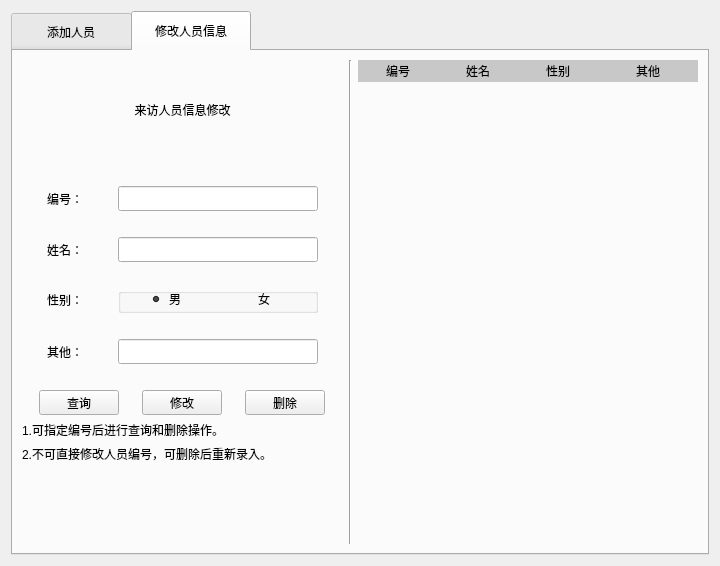
<?xml version="1.0" encoding="UTF-8"?>
<ui version="4.0">
 <class>visitor_mod</class>
 <widget class="QWidget" name="visitor_mod">
  <property name="geometry">
   <rect>
    <x>0</x>
    <y>0</y>
    <width>720</width>
    <height>566</height>
   </rect>
  </property>
  <property name="windowTitle">
   <string>来访系统</string>
  </property>
  <layout class="QGridLayout" name="gridLayout">
   <item row="0" column="0">
    <widget class="QTabWidget" name="edit_visitor">
     <property name="enabled">
      <bool>true</bool>
     </property>
     <property name="minimumSize">
      <size>
       <width>80</width>
       <height>30</height>
      </size>
     </property>
     <property name="mouseTracking">
      <bool>false</bool>
     </property>
     <property name="styleSheet">
      <string notr="true">QWidget::tab{height:40px;width:120px;}</string>
     </property>
     <property name="currentIndex">
      <number>1</number>
     </property>
     <property name="iconSize">
      <size>
       <width>16</width>
       <height>16</height>
      </size>
     </property>
     <widget class="QWidget" name="insert">
      <property name="enabled">
       <bool>true</bool>
      </property>
      <property name="whatsThis">
       <string/>
      </property>
      <attribute name="title">
       <string>添加人员</string>
      </attribute>
      <attribute name="whatsThis">
       <string>1111111111</string>
      </attribute>
      <layout class="QGridLayout" name="gridLayout_2">
       <item row="0" column="0">
        <layout class="QHBoxLayout" name="horizontalLayout_8">
         <item>
          <layout class="QVBoxLayout" name="verticalLayout_2">
           <item>
            <widget class="QLabel" name="label_8">
             <property name="minimumSize">
              <size>
               <width>340</width>
               <height>100</height>
              </size>
             </property>
             <property name="styleSheet">
              <string notr="true">background-color:rgba(0,0,0,0);border-color:rgba(0,0,0,255);color: rgba(0, 0, 0,254);border-style:none;border-width:0px;border-radius:8px;font:25px &quot;方正小标宋简体&quot;;font-style:normal;font-weight: lighter;text-decoration:blink;</string>
             </property>
             <property name="text">
              <string>&lt;html&gt;&lt;head/&gt;&lt;body&gt;&lt;p align=&quot;center&quot;&gt;来访人员信息录入&lt;/p&gt;&lt;/body&gt;&lt;/html&gt;</string>
             </property>
            </widget>
           </item>
           <item>
            <spacer name="verticalSpacer_4">
             <property name="orientation">
              <enum>Qt::Vertical</enum>
             </property>
             <property name="sizeType">
              <enum>QSizePolicy::Fixed</enum>
             </property>
             <property name="sizeHint" stdset="0">
              <size>
               <width>20</width>
               <height>20</height>
              </size>
             </property>
            </spacer>
           </item>
           <item>
            <layout class="QVBoxLayout" name="verticalLayout">
             <item>
              <layout class="QHBoxLayout" name="horizontalLayout_2">
               <item>
                <widget class="QLabel" name="num1">
                 <property name="minimumSize">
                  <size>
                   <width>40</width>
                   <height>25</height>
                  </size>
                 </property>
                 <property name="maximumSize">
                  <size>
                   <width>40</width>
                   <height>25</height>
                  </size>
                 </property>
                 <property name="text">
                  <string>编号：</string>
                 </property>
                </widget>
               </item>
               <item>
                <widget class="QLineEdit" name="num">
                 <property name="minimumSize">
                  <size>
                   <width>200</width>
                   <height>25</height>
                  </size>
                 </property>
                 <property name="maximumSize">
                  <size>
                   <width>200</width>
                   <height>25</height>
                  </size>
                 </property>
                </widget>
               </item>
              </layout>
             </item>
             <item>
              <spacer name="verticalSpacer">
               <property name="orientation">
                <enum>Qt::Vertical</enum>
               </property>
               <property name="sizeHint" stdset="0">
                <size>
                 <width>20</width>
                 <height>20</height>
                </size>
               </property>
              </spacer>
             </item>
             <item>
              <layout class="QHBoxLayout" name="horizontalLayout_3">
               <item>
                <widget class="QLabel" name="name1">
                 <property name="minimumSize">
                  <size>
                   <width>40</width>
                   <height>25</height>
                  </size>
                 </property>
                 <property name="maximumSize">
                  <size>
                   <width>40</width>
                   <height>25</height>
                  </size>
                 </property>
                 <property name="text">
                  <string>姓名：</string>
                 </property>
                </widget>
               </item>
               <item>
                <widget class="QLineEdit" name="name">
                 <property name="minimumSize">
                  <size>
                   <width>200</width>
                   <height>25</height>
                  </size>
                 </property>
                 <property name="maximumSize">
                  <size>
                   <width>200</width>
                   <height>25</height>
                  </size>
                 </property>
                </widget>
               </item>
              </layout>
             </item>
             <item>
              <spacer name="verticalSpacer_2">
               <property name="orientation">
                <enum>Qt::Vertical</enum>
               </property>
               <property name="sizeHint" stdset="0">
                <size>
                 <width>20</width>
                 <height>20</height>
                </size>
               </property>
              </spacer>
             </item>
             <item>
              <layout class="QHBoxLayout" name="horizontalLayout_4">
               <item>
                <widget class="QLabel" name="sex1">
                 <property name="minimumSize">
                  <size>
                   <width>40</width>
                   <height>25</height>
                  </size>
                 </property>
                 <property name="maximumSize">
                  <size>
                   <width>40</width>
                   <height>25</height>
                  </size>
                 </property>
                 <property name="text">
                  <string>性别：</string>
                 </property>
                </widget>
               </item>
               <item>
                <layout class="QHBoxLayout" name="horizontalLayout_32">
                 <item>
                  <widget class="QGroupBox" name="groupBox_2">
                   <property name="minimumSize">
                    <size>
                     <width>200</width>
                     <height>25</height>
                    </size>
                   </property>
                   <property name="maximumSize">
                    <size>
                     <width>200</width>
                     <height>25</height>
                    </size>
                   </property>
                   <property name="title">
                    <string/>
                   </property>
                   <widget class="QRadioButton" name="sex_man">
                    <property name="geometry">
                     <rect>
                      <x>32</x>
                      <y>4</y>
                      <width>100</width>
                      <height>18</height>
                     </rect>
                    </property>
                    <property name="minimumSize">
                     <size>
                      <width>100</width>
                      <height>0</height>
                     </size>
                    </property>
                    <property name="maximumSize">
                     <size>
                      <width>100</width>
                      <height>16777215</height>
                     </size>
                    </property>
                    <property name="styleSheet">
                     <string notr="true">background-color:rgba(0,0,0,0);border-color:rgba(0,0,0,255);color: rgba(0, 0, 0,254);border-style:none;border-width:0px;border-radius:8px;font:18px &quot;宋体&quot;;font-style:normal;font-weight: lighter;text-decoration:blink;</string>
                    </property>
                    <property name="text">
                     <string>男</string>
                    </property>
                    <property name="checked">
                     <bool>true</bool>
                    </property>
                   </widget>
                   <widget class="QRadioButton" name="sex_wo">
                    <property name="geometry">
                     <rect>
                      <x>122</x>
                      <y>4</y>
                      <width>100</width>
                      <height>18</height>
                     </rect>
                    </property>
                    <property name="minimumSize">
                     <size>
                      <width>100</width>
                      <height>0</height>
                     </size>
                    </property>
                    <property name="maximumSize">
                     <size>
                      <width>100</width>
                      <height>16777215</height>
                     </size>
                    </property>
                    <property name="styleSheet">
                     <string notr="true">background-color:rgba(0,0,0,0);border-color:rgba(0,0,0,255);color: rgba(0, 0, 0,254);border-style:none;border-width:0px;border-radius:8px;font:18px &quot;宋体&quot;;font-style:normal;font-weight: lighter;text-decoration:blink;</string>
                    </property>
                    <property name="text">
                     <string>女</string>
                    </property>
                   </widget>
                  </widget>
                 </item>
                </layout>
               </item>
              </layout>
             </item>
             <item>
              <spacer name="verticalSpacer_3">
               <property name="orientation">
                <enum>Qt::Vertical</enum>
               </property>
               <property name="sizeHint" stdset="0">
                <size>
                 <width>20</width>
                 <height>20</height>
                </size>
               </property>
              </spacer>
             </item>
             <item>
              <layout class="QHBoxLayout" name="horizontalLayout_5">
               <item>
                <widget class="QLabel" name="other1">
                 <property name="minimumSize">
                  <size>
                   <width>40</width>
                   <height>25</height>
                  </size>
                 </property>
                 <property name="maximumSize">
                  <size>
                   <width>40</width>
                   <height>25</height>
                  </size>
                 </property>
                 <property name="text">
                  <string>其他：</string>
                 </property>
                </widget>
               </item>
               <item>
                <widget class="QLineEdit" name="other">
                 <property name="minimumSize">
                  <size>
                   <width>200</width>
                   <height>25</height>
                  </size>
                 </property>
                 <property name="maximumSize">
                  <size>
                   <width>200</width>
                   <height>25</height>
                  </size>
                 </property>
                </widget>
               </item>
              </layout>
             </item>
            </layout>
           </item>
           <item>
            <spacer name="verticalSpacer_5">
             <property name="orientation">
              <enum>Qt::Vertical</enum>
             </property>
             <property name="sizeType">
              <enum>QSizePolicy::Fixed</enum>
             </property>
             <property name="sizeHint" stdset="0">
              <size>
               <width>20</width>
               <height>20</height>
              </size>
             </property>
            </spacer>
           </item>
           <item>
            <layout class="QHBoxLayout" name="horizontalLayout_6">
             <item>
              <widget class="QPushButton" name="cancel">
               <property name="minimumSize">
                <size>
                 <width>80</width>
                 <height>25</height>
                </size>
               </property>
               <property name="maximumSize">
                <size>
                 <width>80</width>
                 <height>25</height>
                </size>
               </property>
               <property name="text">
                <string>清空</string>
               </property>
              </widget>
             </item>
             <item>
              <widget class="QPushButton" name="commit">
               <property name="minimumSize">
                <size>
                 <width>80</width>
                 <height>25</height>
                </size>
               </property>
               <property name="maximumSize">
                <size>
                 <width>80</width>
                 <height>25</height>
                </size>
               </property>
               <property name="text">
                <string>提交</string>
               </property>
              </widget>
             </item>
            </layout>
           </item>
           <item>
            <spacer name="verticalSpacer_6">
             <property name="orientation">
              <enum>Qt::Vertical</enum>
             </property>
             <property name="sizeHint" stdset="0">
              <size>
               <width>20</width>
               <height>20</height>
              </size>
             </property>
            </spacer>
           </item>
          </layout>
         </item>
         <item>
          <widget class="Line" name="line">
           <property name="orientation">
            <enum>Qt::Vertical</enum>
           </property>
          </widget>
         </item>
         <item>
          <layout class="QVBoxLayout" name="verticalLayout_3">
           <item>
            <widget class="QLabel" name="label">
             <property name="minimumSize">
              <size>
               <width>330</width>
               <height>400</height>
              </size>
             </property>
             <property name="styleSheet">
              <string notr="true">background-color:rgba(0,0,0,91);</string>
             </property>
             <property name="text">
              <string/>
             </property>
            </widget>
           </item>
           <item>
            <layout class="QHBoxLayout" name="horizontalLayout_7">
             <item>
              <widget class="QPushButton" name="start">
               <property name="minimumSize">
                <size>
                 <width>80</width>
                 <height>25</height>
                </size>
               </property>
               <property name="maximumSize">
                <size>
                 <width>80</width>
                 <height>25</height>
                </size>
               </property>
               <property name="text">
                <string>打开相机</string>
               </property>
              </widget>
             </item>
             <item>
              <widget class="QPushButton" name="start_2">
               <property name="minimumSize">
                <size>
                 <width>80</width>
                 <height>25</height>
                </size>
               </property>
               <property name="maximumSize">
                <size>
                 <width>80</width>
                 <height>25</height>
                </size>
               </property>
               <property name="text">
                <string>拍照</string>
               </property>
              </widget>
             </item>
             <item>
              <widget class="QPushButton" name="start_3">
               <property name="minimumSize">
                <size>
                 <width>80</width>
                 <height>25</height>
                </size>
               </property>
               <property name="maximumSize">
                <size>
                 <width>80</width>
                 <height>25</height>
                </size>
               </property>
               <property name="text">
                <string>提交</string>
               </property>
              </widget>
             </item>
            </layout>
           </item>
           <item>
            <widget class="QLabel" name="label_2">
             <property name="minimumSize">
              <size>
               <width>300</width>
               <height>25</height>
              </size>
             </property>
             <property name="maximumSize">
              <size>
               <width>16777215</width>
               <height>25</height>
              </size>
             </property>
             <property name="text">
              <string>打开相机后开始采集，连续拍摄20张照片，提示采集完成即可。</string>
             </property>
            </widget>
           </item>
          </layout>
         </item>
        </layout>
       </item>
      </layout>
     </widget>
     <widget class="QWidget" name="update">
      <attribute name="title">
       <string>修改人员信息</string>
      </attribute>
      <layout class="QGridLayout" name="gridLayout_3">
       <item row="0" column="0">
        <layout class="QHBoxLayout" name="horizontalLayout_15">
         <item>
          <layout class="QVBoxLayout" name="verticalLayout_4">
           <item>
            <widget class="QLabel" name="label_10">
             <property name="minimumSize">
              <size>
               <width>250</width>
               <height>100</height>
              </size>
             </property>
             <property name="styleSheet">
              <string notr="true">background-color:rgba(0,0,0,0);border-color:rgba(0,0,0,255);color: rgba(0, 0, 0,254);border-style:none;border-width:0px;border-radius:8px;font:25px &quot;方正小标宋简体&quot;;font-style:normal;font-weight: lighter;text-decoration:blink;</string>
             </property>
             <property name="text">
              <string>&lt;html&gt;&lt;head/&gt;&lt;body&gt;&lt;p align=&quot;center&quot;&gt;来访人员信息修改&lt;/p&gt;&lt;/body&gt;&lt;/html&gt;</string>
             </property>
            </widget>
           </item>
           <item>
            <layout class="QHBoxLayout" name="horizontalLayout_65"/>
           </item>
           <item>
            <spacer name="verticalSpacer_7">
             <property name="orientation">
              <enum>Qt::Vertical</enum>
             </property>
             <property name="sizeType">
              <enum>QSizePolicy::Fixed</enum>
             </property>
             <property name="sizeHint" stdset="0">
              <size>
               <width>20</width>
               <height>20</height>
              </size>
             </property>
            </spacer>
           </item>
           <item>
            <layout class="QVBoxLayout" name="verticalLayout_5">
             <item>
              <layout class="QHBoxLayout" name="horizontalLayout_10">
               <item>
                <widget class="QLabel" name="num1_2">
                 <property name="minimumSize">
                  <size>
                   <width>40</width>
                   <height>25</height>
                  </size>
                 </property>
                 <property name="maximumSize">
                  <size>
                   <width>40</width>
                   <height>25</height>
                  </size>
                 </property>
                 <property name="text">
                  <string>编号：</string>
                 </property>
                </widget>
               </item>
               <item>
                <widget class="QLineEdit" name="num_2">
                 <property name="minimumSize">
                  <size>
                   <width>200</width>
                   <height>25</height>
                  </size>
                 </property>
                 <property name="maximumSize">
                  <size>
                   <width>200</width>
                   <height>25</height>
                  </size>
                 </property>
                </widget>
               </item>
              </layout>
             </item>
             <item>
              <spacer name="verticalSpacer_8">
               <property name="orientation">
                <enum>Qt::Vertical</enum>
               </property>
               <property name="sizeHint" stdset="0">
                <size>
                 <width>20</width>
                 <height>20</height>
                </size>
               </property>
              </spacer>
             </item>
             <item>
              <layout class="QHBoxLayout" name="horizontalLayout_11">
               <item>
                <widget class="QLabel" name="name1_2">
                 <property name="minimumSize">
                  <size>
                   <width>40</width>
                   <height>25</height>
                  </size>
                 </property>
                 <property name="maximumSize">
                  <size>
                   <width>40</width>
                   <height>25</height>
                  </size>
                 </property>
                 <property name="text">
                  <string>姓名：</string>
                 </property>
                </widget>
               </item>
               <item>
                <widget class="QLineEdit" name="name_2">
                 <property name="minimumSize">
                  <size>
                   <width>200</width>
                   <height>25</height>
                  </size>
                 </property>
                 <property name="maximumSize">
                  <size>
                   <width>200</width>
                   <height>25</height>
                  </size>
                 </property>
                </widget>
               </item>
              </layout>
             </item>
             <item>
              <spacer name="verticalSpacer_9">
               <property name="orientation">
                <enum>Qt::Vertical</enum>
               </property>
               <property name="sizeHint" stdset="0">
                <size>
                 <width>20</width>
                 <height>20</height>
                </size>
               </property>
              </spacer>
             </item>
             <item>
              <layout class="QHBoxLayout" name="horizontalLayout_12">
               <item>
                <widget class="QLabel" name="sex1_2">
                 <property name="minimumSize">
                  <size>
                   <width>40</width>
                   <height>25</height>
                  </size>
                 </property>
                 <property name="maximumSize">
                  <size>
                   <width>40</width>
                   <height>25</height>
                  </size>
                 </property>
                 <property name="mouseTracking">
                  <bool>true</bool>
                 </property>
                 <property name="layoutDirection">
                  <enum>Qt::LeftToRight</enum>
                 </property>
                 <property name="lineWidth">
                  <number>1</number>
                 </property>
                 <property name="text">
                  <string>&lt;html&gt;&lt;head/&gt;&lt;body&gt;&lt;p&gt;性别：&lt;/p&gt;&lt;/body&gt;&lt;/html&gt;</string>
                 </property>
                </widget>
               </item>
               <item>
                <layout class="QHBoxLayout" name="horizontalLayout_9">
                 <item>
                  <widget class="QGroupBox" name="groupBox">
                   <property name="minimumSize">
                    <size>
                     <width>200</width>
                     <height>25</height>
                    </size>
                   </property>
                   <property name="maximumSize">
                    <size>
                     <width>200</width>
                     <height>25</height>
                    </size>
                   </property>
                   <property name="title">
                    <string/>
                   </property>
                   <widget class="QRadioButton" name="sex_man_2">
                    <property name="geometry">
                     <rect>
                      <x>31</x>
                      <y>2</y>
                      <width>100</width>
                      <height>18</height>
                     </rect>
                    </property>
                    <property name="minimumSize">
                     <size>
                      <width>100</width>
                      <height>0</height>
                     </size>
                    </property>
                    <property name="maximumSize">
                     <size>
                      <width>100</width>
                      <height>16777215</height>
                     </size>
                    </property>
                    <property name="layoutDirection">
                     <enum>Qt::LeftToRight</enum>
                    </property>
                    <property name="styleSheet">
                     <string notr="true">background-color:rgba(0,0,0,0);border-color:rgba(0,0,0,255);color: rgba(0, 0, 0,254);border-style:none;border-width:0px;border-radius:8px;font:18px &quot;宋体&quot;;font-style:normal;font-weight: lighter;text-decoration:blink;</string>
                    </property>
                    <property name="text">
                     <string>男</string>
                    </property>
                    <property name="checked">
                     <bool>true</bool>
                    </property>
                    <property name="autoExclusive">
                     <bool>true</bool>
                    </property>
                   </widget>
                   <widget class="QRadioButton" name="sex_wo_2">
                    <property name="geometry">
                     <rect>
                      <x>120</x>
                      <y>2</y>
                      <width>100</width>
                      <height>18</height>
                     </rect>
                    </property>
                    <property name="minimumSize">
                     <size>
                      <width>100</width>
                      <height>0</height>
                     </size>
                    </property>
                    <property name="maximumSize">
                     <size>
                      <width>100</width>
                      <height>16777215</height>
                     </size>
                    </property>
                    <property name="styleSheet">
                     <string notr="true">background-color:rgba(0,0,0,0);border-color:rgba(0,0,0,255);color: rgba(0, 0, 0,254);border-style:none;border-width:0px;border-radius:8px;font:18px &quot;宋体&quot;;font-style:normal;font-weight: lighter;text-decoration:blink;</string>
                    </property>
                    <property name="text">
                     <string>女</string>
                    </property>
                   </widget>
                  </widget>
                 </item>
                </layout>
               </item>
              </layout>
             </item>
             <item>
              <spacer name="verticalSpacer_10">
               <property name="orientation">
                <enum>Qt::Vertical</enum>
               </property>
               <property name="sizeHint" stdset="0">
                <size>
                 <width>20</width>
                 <height>20</height>
                </size>
               </property>
              </spacer>
             </item>
             <item>
              <layout class="QHBoxLayout" name="horizontalLayout_13">
               <item>
                <widget class="QLabel" name="other1_2">
                 <property name="minimumSize">
                  <size>
                   <width>40</width>
                   <height>25</height>
                  </size>
                 </property>
                 <property name="maximumSize">
                  <size>
                   <width>40</width>
                   <height>25</height>
                  </size>
                 </property>
                 <property name="text">
                  <string>其他：</string>
                 </property>
                </widget>
               </item>
               <item>
                <widget class="QLineEdit" name="other_2">
                 <property name="minimumSize">
                  <size>
                   <width>200</width>
                   <height>25</height>
                  </size>
                 </property>
                 <property name="maximumSize">
                  <size>
                   <width>200</width>
                   <height>25</height>
                  </size>
                 </property>
                </widget>
               </item>
              </layout>
             </item>
            </layout>
           </item>
           <item>
            <spacer name="verticalSpacer_11">
             <property name="orientation">
              <enum>Qt::Vertical</enum>
             </property>
             <property name="sizeType">
              <enum>QSizePolicy::Fixed</enum>
             </property>
             <property name="sizeHint" stdset="0">
              <size>
               <width>20</width>
               <height>20</height>
              </size>
             </property>
            </spacer>
           </item>
           <item>
            <layout class="QHBoxLayout" name="horizontalLayout_14">
             <item>
              <widget class="QPushButton" name="search">
               <property name="minimumSize">
                <size>
                 <width>80</width>
                 <height>25</height>
                </size>
               </property>
               <property name="maximumSize">
                <size>
                 <width>80</width>
                 <height>25</height>
                </size>
               </property>
               <property name="text">
                <string>查询</string>
               </property>
              </widget>
             </item>
             <item>
              <widget class="QPushButton" name="edit">
               <property name="minimumSize">
                <size>
                 <width>80</width>
                 <height>25</height>
                </size>
               </property>
               <property name="maximumSize">
                <size>
                 <width>80</width>
                 <height>25</height>
                </size>
               </property>
               <property name="text">
                <string>修改</string>
               </property>
              </widget>
             </item>
             <item>
              <widget class="QPushButton" name="delpeo">
               <property name="minimumSize">
                <size>
                 <width>80</width>
                 <height>25</height>
                </size>
               </property>
               <property name="maximumSize">
                <size>
                 <width>80</width>
                 <height>25</height>
                </size>
               </property>
               <property name="text">
                <string>删除</string>
               </property>
              </widget>
             </item>
            </layout>
           </item>
           <item>
            <widget class="QLabel" name="xiu">
             <property name="text">
              <string>1.可指定编号后进行查询和删除操作。</string>
             </property>
            </widget>
           </item>
           <item>
            <widget class="QLabel" name="xiu_2">
             <property name="text">
              <string>2.不可直接修改人员编号，可删除后重新录入。</string>
             </property>
            </widget>
           </item>
           <item>
            <spacer name="verticalSpacer_12">
             <property name="orientation">
              <enum>Qt::Vertical</enum>
             </property>
             <property name="sizeHint" stdset="0">
              <size>
               <width>321</width>
               <height>13</height>
              </size>
             </property>
            </spacer>
           </item>
          </layout>
         </item>
         <item>
          <widget class="Line" name="line_2">
           <property name="orientation">
            <enum>Qt::Vertical</enum>
           </property>
          </widget>
         </item>
         <item>
          <widget class="QTableWidget" name="tableWidget">
           <property name="minimumSize">
            <size>
             <width>340</width>
             <height>400</height>
            </size>
           </property>
           <property name="styleSheet">
            <string notr="true">QTableWidget{background-color:rgba(0,0,0,0);border-color:rgba(0,0,0,0);color: rgba(0, 0, 0,255);border-style:none;border-width:1px;border-radius:0px;alternate-background-color:rgba(0,0,0,36);gridline-color:rgba(0,6,3,0);font:19px &quot;宋体&quot;;}QHeaderView::section{border-style:none;border-width:1px;border-radius:0px;background-color:rgba(0,0,0,42);border-color:rgba(0,0,0,136);}</string>
           </property>
           <property name="gridStyle">
            <enum>Qt::SolidLine</enum>
           </property>
           <property name="sortingEnabled">
            <bool>true</bool>
           </property>
           <attribute name="horizontalHeaderCascadingSectionResizes">
            <bool>false</bool>
           </attribute>
           <attribute name="horizontalHeaderMinimumSectionSize">
            <number>50</number>
           </attribute>
           <attribute name="horizontalHeaderDefaultSectionSize">
            <number>80</number>
           </attribute>
           <attribute name="horizontalHeaderHighlightSections">
            <bool>true</bool>
           </attribute>
           <attribute name="horizontalHeaderShowSortIndicator" stdset="0">
            <bool>true</bool>
           </attribute>
           <attribute name="horizontalHeaderStretchLastSection">
            <bool>true</bool>
           </attribute>
           <attribute name="verticalHeaderHighlightSections">
            <bool>true</bool>
           </attribute>
           <attribute name="verticalHeaderShowSortIndicator" stdset="0">
            <bool>false</bool>
           </attribute>
           <column>
            <property name="text">
             <string>编号</string>
            </property>
           </column>
           <column>
            <property name="text">
             <string>姓名</string>
            </property>
           </column>
           <column>
            <property name="text">
             <string>性别</string>
            </property>
           </column>
           <column>
            <property name="text">
             <string>其他</string>
            </property>
           </column>
          </widget>
         </item>
        </layout>
       </item>
      </layout>
     </widget>
    </widget>
   </item>
  </layout>
 </widget>
 <resources/>
 <connections>
  <connection>
   <sender>cancel</sender>
   <signal>clicked()</signal>
   <receiver>other</receiver>
   <slot>clear()</slot>
   <hints>
    <hint type="sourcelabel">
     <x>121</x>
     <y>470</y>
    </hint>
    <hint type="destinationlabel">
     <x>144</x>
     <y>411</y>
    </hint>
   </hints>
  </connection>
  <connection>
   <sender>cancel</sender>
   <signal>clicked()</signal>
   <receiver>name</receiver>
   <slot>clear()</slot>
   <hints>
    <hint type="sourcelabel">
     <x>151</x>
     <y>468</y>
    </hint>
    <hint type="destinationlabel">
     <x>187</x>
     <y>296</y>
    </hint>
   </hints>
  </connection>
  <connection>
   <sender>cancel</sender>
   <signal>clicked()</signal>
   <receiver>num</receiver>
   <slot>clear()</slot>
   <hints>
    <hint type="sourcelabel">
     <x>144</x>
     <y>474</y>
    </hint>
    <hint type="destinationlabel">
     <x>210</x>
     <y>238</y>
    </hint>
   </hints>
  </connection>
 </connections>
</ui>
